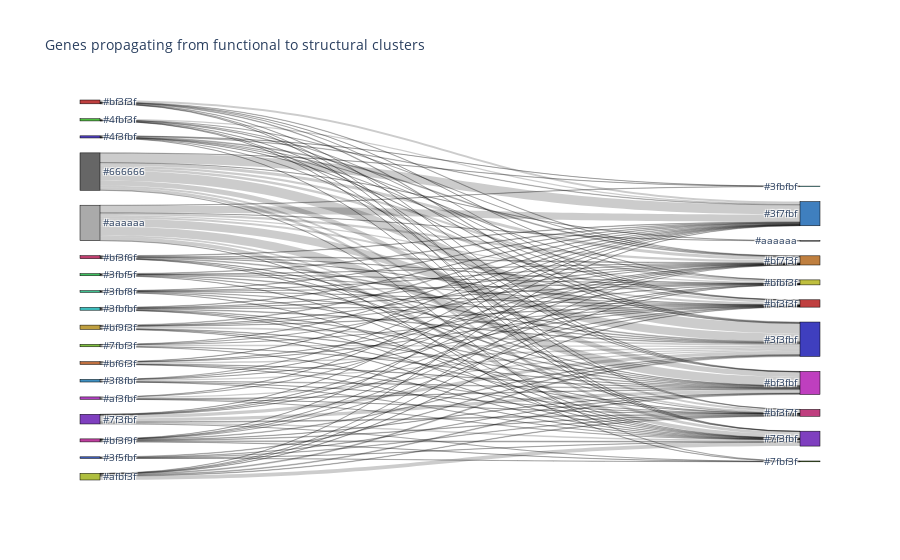

Source (notebook cell):
### Code cell
fig = pgo.Figure(data=[pgo.Sankey(
    node = dict(
      pad = 15,
      thickness = 20,
      line = dict(color = "black", width = 0.5),
      label = l_func_colors + l_louvain_colors
,
      color = l_func_colors + l_louvain_colors
    ),
    link = dict(
      source = source, # indices correspond to labels, eg A1, A2, A1, B1, ...
      target = target,
      value = value
  ))])

fig.update_layout(title_text="Genes propagating from functional to structural clusters", font_size=10)
fig.show()

### Figure 1 — Plotly figure (JSON) as saved in the notebook; plotly's stock layout.template omitted (floating-point values rounded to 4 significant figures; data arrays with more than 128 entries replaced by an {"elided": "..."} marker saying what was removed)
{"data": [{"link": {"source": {"elided": "140 int values"}, "target": {"elided": "140 int values"}, "value": {"elided": "140 int values"}}, "node": {"color": ["#bf3f3f", "#3fbf5f", "#bf9f3f", "#af3fbf", "#bf6f3f", "#afbf3f", "#3fbfbf", "#4f3fbf", "#7f3fbf", "#bf3f6f", "#aaaaaa", "#3f8fbf", "#666666", "#4fbf3f", "#3f5fbf", "#3fbf8f", "#bf3f9f", "#7fbf3f", "#bf3fbf", "#bf7f3f", "#bf3f3f", "#3f7fbf", "#3fbfbf", "#7f3fbf", "#aaaaaa", "#3f3fbf", "#bf3f7f", "#bfbf3f", "#7fbf3f"], "label": ["#bf3f3f", "#3fbf5f", "#bf9f3f", "#af3fbf", "#bf6f3f", "#afbf3f", "#3fbfbf", "#4f3fbf", "#7f3fbf", "#bf3f6f", "#aaaaaa", "#3f8fbf", "#666666", "#4fbf3f", "#3f5fbf", "#3fbf8f", "#bf3f9f", "#7fbf3f", "#bf3fbf", "#bf7f3f", "#bf3f3f", "#3f7fbf", "#3fbfbf", "#7f3fbf", "#aaaaaa", "#3f3fbf", "#bf3f7f", "#bfbf3f", "#7fbf3f"], "line": {"color": "black", "width": 0.5}, "pad": 15, "thickness": 20}, "type": "sankey"}], "layout": {"font": {"size": 10}, "title": {"text": "Genes propagating from functional to structural clusters"}}}
